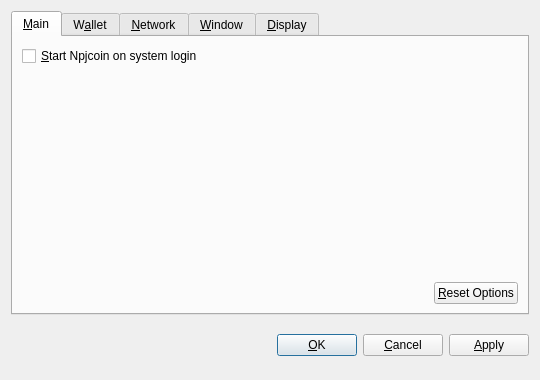
<?xml version="1.0" encoding="UTF-8"?>
<ui version="4.0">
 <class>OptionsDialog</class>
 <widget class="QDialog" name="OptionsDialog">
  <property name="geometry">
   <rect>
    <x>0</x>
    <y>0</y>
    <width>540</width>
    <height>380</height>
   </rect>
  </property>
  <property name="windowTitle">
   <string>Options</string>
  </property>
  <property name="modal">
   <bool>true</bool>
  </property>
  <layout class="QVBoxLayout" name="verticalLayout">
   <item>
    <widget class="QTabWidget" name="tabWidget">
     <property name="tabPosition">
      <enum>QTabWidget::North</enum>
     </property>
     <property name="currentIndex">
      <number>0</number>
     </property>
     <widget class="QWidget" name="tabMain">
      <attribute name="title">
       <string>&amp;Main</string>
      </attribute>
      <layout class="QVBoxLayout" name="verticalLayout_Main">
       <item>
        <widget class="QCheckBox" name="bitcoinAtStartup">
         <property name="toolTip">
          <string>Automatically start Npjcoin after logging in to the system.</string>
         </property>
         <property name="text">
          <string>&amp;Start Npjcoin on system login</string>
         </property>
        </widget>
       </item>
       <item>
        <spacer name="verticalSpacer_Main">
         <property name="orientation">
          <enum>Qt::Vertical</enum>
         </property>
         <property name="sizeHint" stdset="0">
          <size>
           <width>20</width>
           <height>40</height>
          </size>
         </property>
        </spacer>
       </item>
       <item>
        <layout class="QHBoxLayout" name="horizontalLayout_2_Main">
         <item>
          <spacer name="horizontalSpacer_2_Main">
           <property name="orientation">
            <enum>Qt::Horizontal</enum>
           </property>
           <property name="sizeHint" stdset="0">
            <size>
             <width>40</width>
             <height>20</height>
            </size>
           </property>
          </spacer>
         </item>
         <item>
          <widget class="QPushButton" name="resetButton">
           <property name="toolTip">
            <string>Reset all client options to default.</string>
           </property>
           <property name="text">
            <string>&amp;Reset Options</string>
           </property>
           <property name="autoDefault">
            <bool>false</bool>
           </property>
          </widget>
         </item>
        </layout>
       </item>
      </layout>
     </widget>
     <widget class="QWidget" name="tabWallet">
      <attribute name="title">
       <string>W&amp;allet</string>
      </attribute>
      <layout class="QVBoxLayout" name="verticalLayout_Network">
       <item>
        <widget class="QLabel" name="transactionFeeInfoLabel">
         <property name="text">
          <string>Optional transaction fee per kB that helps make sure your transactions are processed quickly. Most transactions are 1 kB.</string>
         </property>
         <property name="textFormat">
          <enum>Qt::PlainText</enum>
         </property>
         <property name="wordWrap">
          <bool>true</bool>
         </property>
        </widget>
       </item>
       <item>
        <layout class="QHBoxLayout" name="horizontalLayout_1_Main">
         <item>
          <widget class="QLabel" name="transactionFeeLabel">
           <property name="text">
            <string>Pay transaction &amp;fee</string>
           </property>
           <property name="textFormat">
            <enum>Qt::PlainText</enum>
           </property>
           <property name="buddy">
            <cstring>transactionFee</cstring>
           </property>
          </widget>
         </item>
         <item>
          <widget class="BitcoinAmountField" name="transactionFee"/>
         </item>
         <item>
          <spacer name="horizontalSpacer_1_Main">
           <property name="orientation">
            <enum>Qt::Horizontal</enum>
           </property>
           <property name="sizeHint" stdset="0">
            <size>
             <width>40</width>
             <height>20</height>
            </size>
           </property>
          </spacer>
         </item>
        </layout>
       </item>
       <item>
        <widget class="QLabel" name="label">
         <property name="text">
          <string>If you disable the spending of unconfirmed change, the change from a transaction cannot be used until that transaction has at least one confirmation. This also affects how your balance is computed.</string>
         </property>
         <property name="wordWrap">
          <bool>true</bool>
         </property>
        </widget>
       </item>
       <item>
        <widget class="QCheckBox" name="spendZeroConfChange">
         <property name="text">
          <string>Spend unconfirmed change  (experts only)</string>
         </property>
        </widget>
       </item>
       <item>
        <spacer name="verticalSpacer">
         <property name="orientation">
          <enum>Qt::Vertical</enum>
         </property>
         <property name="sizeHint" stdset="0">
          <size>
           <width>20</width>
           <height>40</height>
          </size>
         </property>
        </spacer>
       </item>
      </layout>
     </widget>
     <widget class="QWidget" name="tabNetwork">
      <attribute name="title">
       <string>&amp;Network</string>
      </attribute>
      <layout class="QVBoxLayout" name="verticalLayout_Network">
       <item>
        <widget class="QCheckBox" name="mapPortUpnp">
         <property name="toolTip">
          <string>Automatically open the Npjcoin client port on the router. This only works when your router supports UPnP and it is enabled.</string>
         </property>
         <property name="text">
          <string>Map port using &amp;UPnP</string>
         </property>
        </widget>
       </item>
       <item>
        <widget class="QCheckBox" name="connectSocks">
         <property name="toolTip">
          <string>Connect to the Npjcoin network through a SOCKS proxy (e.g. when connecting through Tor).</string>
         </property>
         <property name="text">
          <string>&amp;Connect through SOCKS proxy:</string>
         </property>
        </widget>
       </item>
       <item>
        <layout class="QHBoxLayout" name="horizontalLayout_Network">
         <item>
          <widget class="QLabel" name="proxyIpLabel">
           <property name="text">
            <string>Proxy &amp;IP:</string>
           </property>
           <property name="textFormat">
            <enum>Qt::PlainText</enum>
           </property>
           <property name="buddy">
            <cstring>proxyIp</cstring>
           </property>
          </widget>
         </item>
         <item>
          <widget class="QValidatedLineEdit" name="proxyIp">
           <property name="maximumSize">
            <size>
             <width>140</width>
             <height>16777215</height>
            </size>
           </property>
           <property name="toolTip">
            <string>IP address of the proxy (e.g. 127.0.0.1)</string>
           </property>
          </widget>
         </item>
         <item>
          <widget class="QLabel" name="proxyPortLabel">
           <property name="text">
            <string>&amp;Port:</string>
           </property>
           <property name="textFormat">
            <enum>Qt::PlainText</enum>
           </property>
           <property name="buddy">
            <cstring>proxyPort</cstring>
           </property>
          </widget>
         </item>
         <item>
          <widget class="QLineEdit" name="proxyPort">
           <property name="maximumSize">
            <size>
             <width>55</width>
             <height>16777215</height>
            </size>
           </property>
           <property name="toolTip">
            <string>Port of the proxy (e.g. 9050)</string>
           </property>
          </widget>
         </item>
         <item>
          <widget class="QLabel" name="socksVersionLabel">
           <property name="text">
            <string>SOCKS &amp;Version:</string>
           </property>
           <property name="textFormat">
            <enum>Qt::PlainText</enum>
           </property>
           <property name="buddy">
            <cstring>socksVersion</cstring>
           </property>
          </widget>
         </item>
         <item>
          <widget class="QValueComboBox" name="socksVersion">
           <property name="toolTip">
            <string>SOCKS version of the proxy (e.g. 5)</string>
           </property>
          </widget>
         </item>
         <item>
          <spacer name="horizontalSpacer_Network">
           <property name="orientation">
            <enum>Qt::Horizontal</enum>
           </property>
           <property name="sizeHint" stdset="0">
            <size>
             <width>40</width>
             <height>20</height>
            </size>
           </property>
          </spacer>
         </item>
        </layout>
       </item>
       <item>
        <spacer name="verticalSpacer_Network">
         <property name="orientation">
          <enum>Qt::Vertical</enum>
         </property>
         <property name="sizeHint" stdset="0">
          <size>
           <width>20</width>
           <height>40</height>
          </size>
         </property>
        </spacer>
       </item>
      </layout>
     </widget>
     <widget class="QWidget" name="tabWindow">
      <attribute name="title">
       <string>&amp;Window</string>
      </attribute>
      <layout class="QVBoxLayout" name="verticalLayout_Window">
       <item>
        <widget class="QCheckBox" name="minimizeToTray">
         <property name="toolTip">
          <string>Show only a tray icon after minimizing the window.</string>
         </property>
         <property name="text">
          <string>&amp;Minimize to the tray instead of the taskbar</string>
         </property>
        </widget>
       </item>
       <item>
        <widget class="QCheckBox" name="minimizeOnClose">
         <property name="toolTip">
          <string>Minimize instead of exit the application when the window is closed. When this option is enabled, the application will be closed only after selecting Quit in the menu.</string>
         </property>
         <property name="text">
          <string>M&amp;inimize on close</string>
         </property>
        </widget>
       </item>
       <item>
        <spacer name="verticalSpacer_Window">
         <property name="orientation">
          <enum>Qt::Vertical</enum>
         </property>
         <property name="sizeHint" stdset="0">
          <size>
           <width>20</width>
           <height>40</height>
          </size>
         </property>
        </spacer>
       </item>
      </layout>
     </widget>
     <widget class="QWidget" name="tabDisplay">
      <attribute name="title">
       <string>&amp;Display</string>
      </attribute>
      <layout class="QVBoxLayout" name="verticalLayout_Display">
       <item>
        <layout class="QHBoxLayout" name="horizontalLayout_1_Display">
         <item>
          <widget class="QLabel" name="langLabel">
           <property name="text">
            <string>User Interface &amp;language:</string>
           </property>
           <property name="textFormat">
            <enum>Qt::PlainText</enum>
           </property>
           <property name="buddy">
            <cstring>lang</cstring>
           </property>
          </widget>
         </item>
         <item>
          <widget class="QValueComboBox" name="lang">
           <property name="toolTip">
            <string>The user interface language can be set here. This setting will take effect after restarting Npjcoin.</string>
           </property>
          </widget>
         </item>
        </layout>
       </item>
       <item>
        <layout class="QHBoxLayout" name="horizontalLayout_2_Display">
         <item>
          <widget class="QLabel" name="unitLabel">
           <property name="text">
            <string>&amp;Unit to show amounts in:</string>
           </property>
           <property name="textFormat">
            <enum>Qt::PlainText</enum>
           </property>
           <property name="buddy">
            <cstring>unit</cstring>
           </property>
          </widget>
         </item>
         <item>
          <widget class="QValueComboBox" name="unit">
           <property name="toolTip">
            <string>Choose the default subdivision unit to show in the interface and when sending coins.</string>
           </property>
          </widget>
         </item>
        </layout>
       </item>
       <item>
        <widget class="QCheckBox" name="displayAddresses">
         <property name="toolTip">
          <string>Whether to show Npjcoin addresses in the transaction list or not.</string>
         </property>
         <property name="text">
          <string>&amp;Display addresses in transaction list</string>
         </property>
        </widget>
       </item>
       <item>
        <widget class="QCheckBox" name="coinControlFeatures">
         <property name="toolTip">
          <string>Whether to show coin control features or not.</string>
         </property>
         <property name="text">
          <string>Display coin &amp;control features (experts only!)</string>
         </property>
        </widget>
       </item>
       <item>
        <spacer name="verticalSpacer_Display">
         <property name="orientation">
          <enum>Qt::Vertical</enum>
         </property>
         <property name="sizeHint" stdset="0">
          <size>
           <width>20</width>
           <height>40</height>
          </size>
         </property>
        </spacer>
       </item>
      </layout>
     </widget>
    </widget>
   </item>
   <item>
    <layout class="QHBoxLayout" name="horizontalLayout_Buttons">
     <item>
      <spacer name="horizontalSpacer_1">
       <property name="orientation">
        <enum>Qt::Horizontal</enum>
       </property>
       <property name="sizeHint" stdset="0">
        <size>
         <width>40</width>
         <height>48</height>
        </size>
       </property>
      </spacer>
     </item>
     <item>
      <widget class="QLabel" name="statusLabel">
       <property name="font">
        <font>
         <weight>75</weight>
         <bold>true</bold>
        </font>
       </property>
       <property name="text">
        <string/>
       </property>
       <property name="textFormat">
        <enum>Qt::PlainText</enum>
       </property>
       <property name="wordWrap">
        <bool>true</bool>
       </property>
      </widget>
     </item>
     <item>
      <spacer name="horizontalSpacer_2">
       <property name="orientation">
        <enum>Qt::Horizontal</enum>
       </property>
       <property name="sizeHint" stdset="0">
        <size>
         <width>40</width>
         <height>48</height>
        </size>
       </property>
      </spacer>
     </item>
     <item>
      <widget class="QPushButton" name="okButton">
       <property name="text">
        <string>&amp;OK</string>
       </property>
      </widget>
     </item>
     <item>
      <widget class="QPushButton" name="cancelButton">
       <property name="text">
        <string>&amp;Cancel</string>
       </property>
       <property name="autoDefault">
        <bool>false</bool>
       </property>
      </widget>
     </item>
     <item>
      <widget class="QPushButton" name="applyButton">
       <property name="text">
        <string>&amp;Apply</string>
       </property>
       <property name="autoDefault">
        <bool>false</bool>
       </property>
      </widget>
     </item>
    </layout>
   </item>
  </layout>
 </widget>
 <customwidgets>
  <customwidget>
   <class>BitcoinAmountField</class>
   <extends>QSpinBox</extends>
   <header>bitcoinamountfield.h</header>
  </customwidget>
  <customwidget>
   <class>QValueComboBox</class>
   <extends>QComboBox</extends>
   <header>qvaluecombobox.h</header>
  </customwidget>
  <customwidget>
   <class>QValidatedLineEdit</class>
   <extends>QLineEdit</extends>
   <header>qvalidatedlineedit.h</header>
  </customwidget>
 </customwidgets>
 <resources/>
 <connections/>
</ui>
